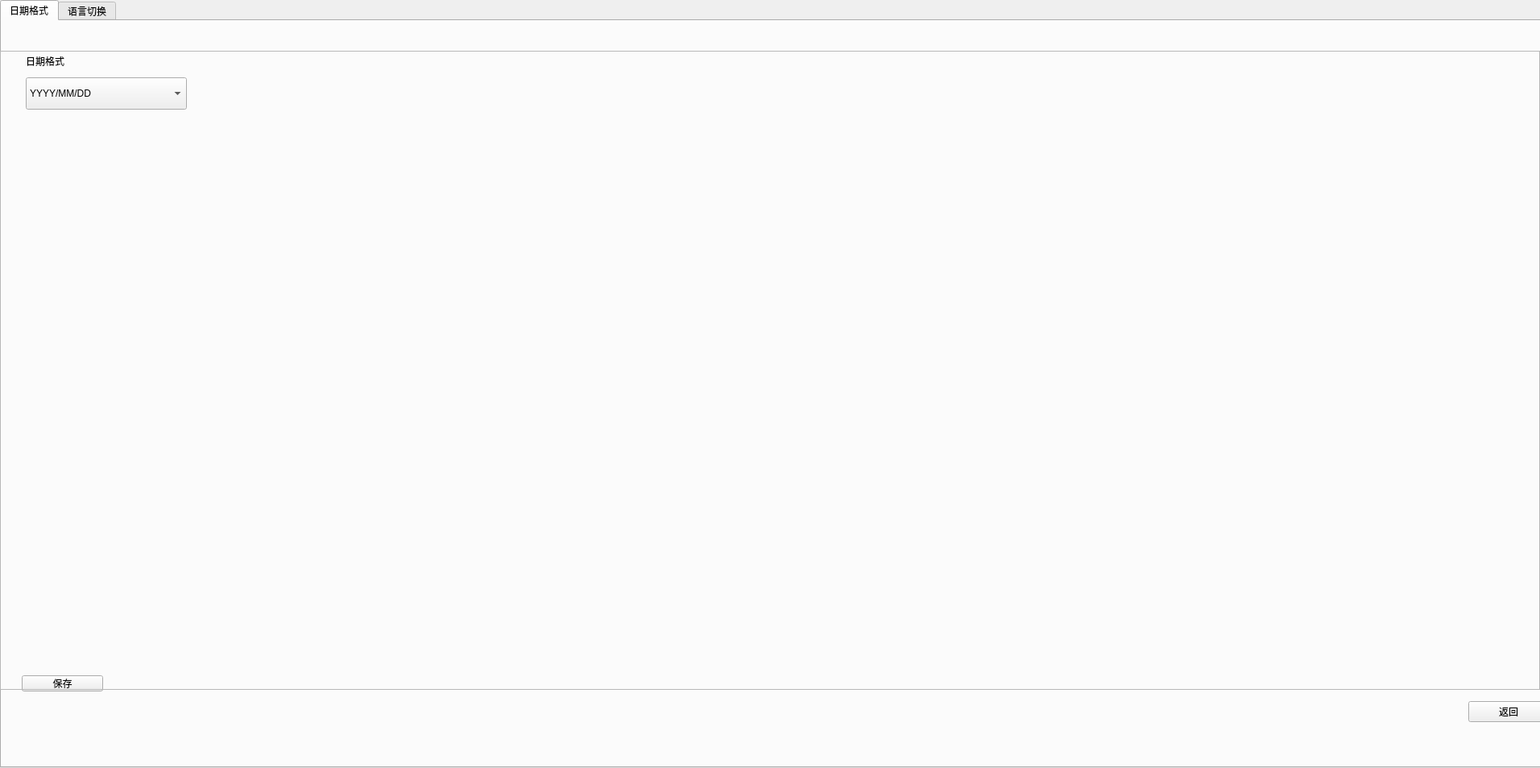
<?xml version="1.0" encoding="UTF-8"?>
<ui version="4.0">
 <class>QDisplayShow</class>
 <widget class="QWidget" name="QDisplayShow">
  <property name="geometry">
   <rect>
    <x>0</x>
    <y>0</y>
    <width>1912</width>
    <height>953</height>
   </rect>
  </property>
  <property name="windowTitle">
   <string notr="true">QDisplayShow</string>
  </property>
  <widget class="QTabWidget" name="tabWidget">
   <property name="geometry">
    <rect>
     <x>0</x>
     <y>0</y>
     <width>1920</width>
     <height>953</height>
    </rect>
   </property>
   <property name="currentIndex">
    <number>0</number>
   </property>
   <widget class="QWidget" name="tab">
    <attribute name="title">
     <string>日期格式</string>
    </attribute>
    <widget class="QComboBox" name="date_combox">
     <property name="geometry">
      <rect>
       <x>30</x>
       <y>70</y>
       <width>200</width>
       <height>40</height>
      </rect>
     </property>
     <item>
      <property name="text">
       <string>YYYY/MM/DD</string>
      </property>
     </item>
     <item>
      <property name="text">
       <string>MM/DD/YYYY</string>
      </property>
     </item>
     <item>
      <property name="text">
       <string>DD/MM/YYYY</string>
      </property>
     </item>
    </widget>
    <widget class="QLabel" name="label">
     <property name="geometry">
      <rect>
       <x>30</x>
       <y>30</y>
       <width>500</width>
       <height>40</height>
      </rect>
     </property>
     <property name="text">
      <string>日期格式</string>
     </property>
    </widget>
    <widget class="QPushButton" name="flat_save">
     <property name="geometry">
      <rect>
       <x>25</x>
       <y>812</y>
       <width>101</width>
       <height>20</height>
      </rect>
     </property>
     <property name="text">
      <string>保存</string>
     </property>
     <property name="buttons" stdset="0">
      <string>flat</string>
     </property>
    </widget>
   </widget>
   <widget class="QWidget" name="tab_2">
    <attribute name="title">
     <string>语言切换</string>
    </attribute>
    <widget class="QComboBox" name="lanuage_combox">
     <property name="geometry">
      <rect>
       <x>30</x>
       <y>70</y>
       <width>200</width>
       <height>40</height>
      </rect>
     </property>
     <property name="currentText">
      <string notr="true"/>
     </property>
    </widget>
    <widget class="QLabel" name="label_2">
     <property name="geometry">
      <rect>
       <x>30</x>
       <y>30</y>
       <width>500</width>
       <height>40</height>
      </rect>
     </property>
     <property name="text">
      <string>语言设置</string>
     </property>
    </widget>
    <widget class="QPushButton" name="save_Button">
     <property name="geometry">
      <rect>
       <x>25</x>
       <y>812</y>
       <width>75</width>
       <height>20</height>
      </rect>
     </property>
     <property name="text">
      <string>保存</string>
     </property>
     <property name="buttons" stdset="0">
      <string>flat</string>
     </property>
    </widget>
   </widget>
  </widget>
  <widget class="QPushButton" name="flat_return">
   <property name="geometry">
    <rect>
     <x>1823</x>
     <y>870</y>
     <width>100</width>
     <height>26</height>
    </rect>
   </property>
   <property name="text">
    <string>返回</string>
   </property>
   <property name="buttons" stdset="0">
    <string>flat</string>
   </property>
  </widget>
  <widget class="QFrame" name="line_v">
   <property name="geometry">
    <rect>
     <x>0</x>
     <y>63</y>
     <width>1</width>
     <height>792</height>
    </rect>
   </property>
   <property name="frameShape">
    <enum>QFrame::StyledPanel</enum>
   </property>
   <property name="frameShadow">
    <enum>QFrame::Raised</enum>
   </property>
   <property name="lines" stdset="0">
    <string>solid</string>
   </property>
  </widget>
  <widget class="QFrame" name="line_h">
   <property name="geometry">
    <rect>
     <x>0</x>
     <y>63</y>
     <width>1912</width>
     <height>1</height>
    </rect>
   </property>
   <property name="frameShape">
    <enum>QFrame::StyledPanel</enum>
   </property>
   <property name="frameShadow">
    <enum>QFrame::Raised</enum>
   </property>
   <property name="lines" stdset="0">
    <string>solid</string>
   </property>
  </widget>
  <widget class="QFrame" name="line_h_2">
   <property name="geometry">
    <rect>
     <x>0</x>
     <y>855</y>
     <width>1912</width>
     <height>1</height>
    </rect>
   </property>
   <property name="frameShape">
    <enum>QFrame::StyledPanel</enum>
   </property>
   <property name="frameShadow">
    <enum>QFrame::Raised</enum>
   </property>
   <property name="lines" stdset="0">
    <string>solid</string>
   </property>
  </widget>
  <widget class="QFrame" name="line_v_2">
   <property name="geometry">
    <rect>
     <x>1911</x>
     <y>63</y>
     <width>1</width>
     <height>792</height>
    </rect>
   </property>
   <property name="frameShape">
    <enum>QFrame::StyledPanel</enum>
   </property>
   <property name="frameShadow">
    <enum>QFrame::Raised</enum>
   </property>
   <property name="lines" stdset="0">
    <string>solid</string>
   </property>
  </widget>
 </widget>
 <layoutdefault spacing="6" margin="11"/>
 <resources/>
 <connections/>
</ui>
